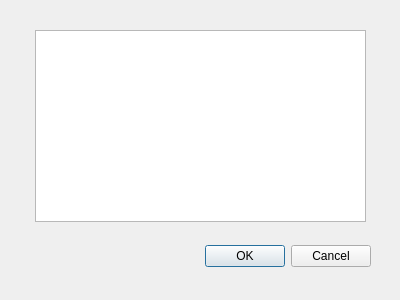
<?xml version="1.0" encoding="UTF-8"?>
<ui version="4.0">
 <class>Dialog</class>
 <widget class="QDialog" name="Dialog">
  <property name="geometry">
   <rect>
    <x>0</x>
    <y>0</y>
    <width>400</width>
    <height>300</height>
   </rect>
  </property>
  <property name="windowTitle">
   <string>Dialog</string>
  </property>
  <widget class="QDialogButtonBox" name="buttonBox">
   <property name="geometry">
    <rect>
     <x>30</x>
     <y>240</y>
     <width>341</width>
     <height>32</height>
    </rect>
   </property>
   <property name="orientation">
    <enum>Qt::Horizontal</enum>
   </property>
   <property name="standardButtons">
    <set>QDialogButtonBox::Cancel|QDialogButtonBox::Ok</set>
   </property>
  </widget>
  <widget class="QTextBrowser" name="textBrowser">
   <property name="geometry">
    <rect>
     <x>35</x>
     <y>30</y>
     <width>331</width>
     <height>192</height>
    </rect>
   </property>
  </widget>
 </widget>
 <resources/>
 <connections>
  <connection>
   <sender>buttonBox</sender>
   <signal>accepted()</signal>
   <receiver>Dialog</receiver>
   <slot>accept()</slot>
   <hints>
    <hint type="sourcelabel">
     <x>248</x>
     <y>254</y>
    </hint>
    <hint type="destinationlabel">
     <x>157</x>
     <y>274</y>
    </hint>
   </hints>
  </connection>
  <connection>
   <sender>buttonBox</sender>
   <signal>rejected()</signal>
   <receiver>Dialog</receiver>
   <slot>reject()</slot>
   <hints>
    <hint type="sourcelabel">
     <x>316</x>
     <y>260</y>
    </hint>
    <hint type="destinationlabel">
     <x>286</x>
     <y>274</y>
    </hint>
   </hints>
  </connection>
 </connections>
</ui>
